Frame 1 (no input): blank canvas, image omitted
Frame 60 (the mouse pressed at the canvas centre just before this capture): blank canvas, image omitted
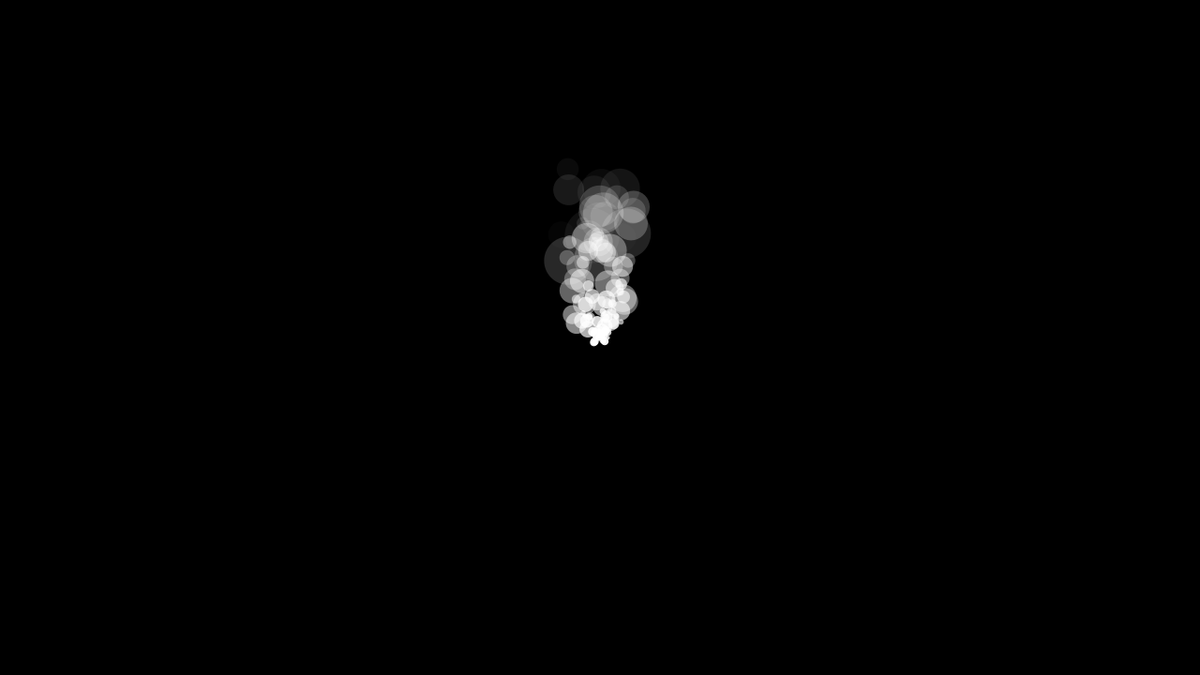
Frame 120 (the mouse held since frame 60 and released just before this capture)

The Processing sketch whose frames 1 and 60 were blank and that drew this single picture after the mouse press (run headless with seeded random() and noise(); from frame 60 on, the mouse is pressed at the canvas centre):

// Processing sketch: ParticleFollowMouse2
// ── ParticleFollowMouse2.pde
// create an empty array ready to put particles in

Particle[] pickles = new Particle[0];  
PImage particleImage; 

// set the maximum number of particles allowed at once
int maxParticles = 100; 


void setup() { 
  size(1280, 720); 
  smooth(); 
  noStroke(); 
}

void draw() { 
  // clear the background
  background(0); 
  
  // add 2 new particles into the array : 
  for(int i=0; i<2; i++) {
    // adding a new particle into the array
    pickles = (Particle[]) append(pickles, new Particle()); 
  }
  
  // update and draw all the particles
  for (int i=0; i<pickles.length; i++) { 
    pickles[i].update();
  }
  // while we have more than the max number of particles... 
  while (pickles.length>maxParticles) {
    // take the oldest of the front of the array
    pickles = (Particle[]) subset(pickles, 1);
  }
}

class Particle {

  // position properties for our particle
  float x; 
  float y; 

  // velocity is the change in position every frame.
  float velX;
  float velY; 
  
  float drag; 
  
  // the colour of the particle 
  color c; 
  
  float particleSize;
  float shrink; 
  
  float gravity; 
  int opacity; 
  int fade; 

  // constructor : this is a special function that is 
  // called whenever a Particle is instantiated. 
  Particle() {

    // set the x and y position to be in the middle of the
    // screen. 
    x = mouseX; 
    y = mouseY;

    // set the velocity to be a random number between 
    // -10 and 10 in both x and y directions. 
    velX = random(-2, 2); 
    velY = random(-2, 2);
    
    drag = 0.96; 
    
    c = color(255); 
    
    particleSize = random(2,10); 
    shrink = 1.04; 
    
    gravity = -0.2; 
    opacity = 255;
    fade = 5;  
  }

  void update() { 

    // apply drag to our velocity
    velX*=drag; 
    velY*=drag; 
    
    // add gravity; 
    velY+=gravity;
    
    // add the velocity to the position
    x+=velX;
    y+=velY;  
    
    particleSize *= shrink; 
    opacity-=fade; 
    
    // only draw the particle if it's not completely transparent
    if(opacity>0) { 
      fill(c, opacity); 
      // set the fill colour and draw the particle
      ellipse(x, y, particleSize, particleSize);
    }
  }
}
